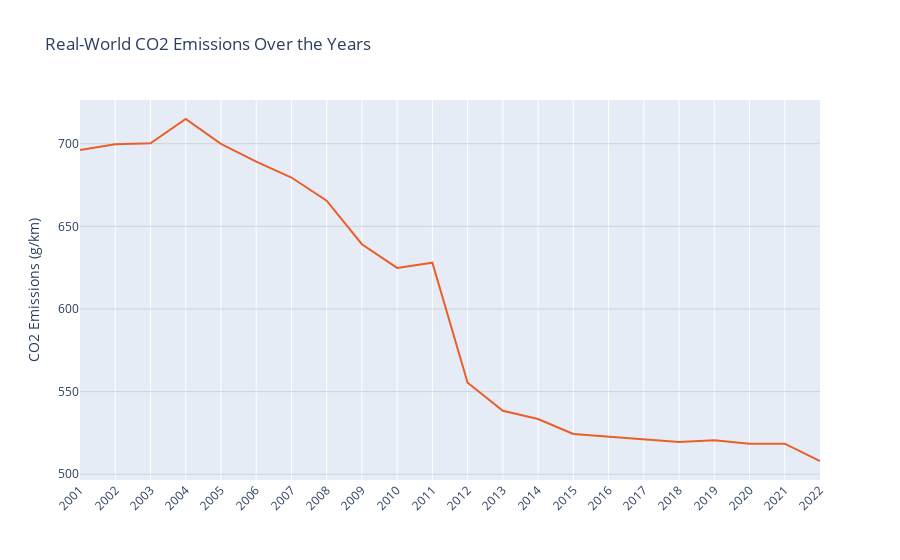

Notebook code for this chart:
### Markdown cell above
#### Plotting CO2 in g/KM

### Code cell
# Calculate the combined Real-World CO2 Emissions for all manufacturers
combined_co2 = df_filtered.groupby('Model Year')['Real-World CO2 (g/mi)'].mean().reset_index()

# Convert Real-World CO2 values from miles to km
conversion_factor = 0.621371  # Conversion factor from miles to km
combined_co2['Real-World CO2 (g/km)'] = combined_co2['Real-World CO2 (g/mi)'] / conversion_factor

# Create a line plot using Plotly Express
fig = px.line(combined_co2, 
              x='Model Year', 
              y='Real-World CO2 (g/km)',
              title='Real-World CO2 Emissions Over the Years',
              labels={'Model Year': '', 'Real-World CO2 (g/km)': 'CO2 Emissions (g/km)'})

# Customize x-axis tick labels
fig.update_xaxes(tickmode='linear', 
                 tick0=min(combined_co2['Model Year']),
                 dtick=1, 
                 range=[min(combined_co2['Model Year']), 
                        max(combined_co2['Model Year'])],
                 categoryorder='total descending')  # Order categories in descending order

# Rotate x-axis labels
fig.update_xaxes(tickangle=-45)

# Customize y-axis with gridlines and ticks
fig.update_yaxes(gridcolor='lightgrey', 
                 showgrid=True, 
                 showticklabels=True)

# Customize line appearance
fig.update_traces(line=dict(color='#eb5e28', width=2))

# Show the plot
fig.show()
fig.write_html('../data/html/combined_co2_emission_years_km.html')

### Figure 1 — Plotly figure (JSON) as saved in the notebook; plotly's stock layout.template omitted (floating-point values rounded to 4 significant figures)
{"data": [{"hovertemplate": "=%{x}<br>CO2 Emissions (g/km)=%{y}<extra></extra>", "legendgroup": "", "line": {"color": "#eb5e28", "dash": "solid", "width": 2}, "marker": {"symbol": "circle"}, "mode": "lines", "name": "", "orientation": "v", "showlegend": false, "type": "scatter", "x": [2001, 2002, 2003, 2004, 2005, 2006, 2007, 2008, 2009, 2010, 2011, 2012, 2013, 2014, 2015, 2016, 2017, 2018, 2019, 2020, 2021, 2022], "xaxis": "x", "y": [696.2, 699.7, 700.3, 715.0, 699.9, 689.2, 679.5, 665.5, 639.2, 624.8, 628.0, 555.4, 538.4, 533.4, 524.4, 522.7, 521.0, 519.5, 520.6, 518.5, 518.5, 508.0], "yaxis": "y"}], "layout": {"autosize": true, "legend": {"tracegroupgap": 0}, "title": {"text": "Real-World CO2 Emissions Over the Years"}, "xaxis": {"anchor": "y", "categoryorder": "total descending", "domain": [0, 1], "dtick": 1, "range": [2001, 2022], "tick0": 2001, "tickangle": -45, "tickmode": "linear", "title": {"text": ""}, "type": "linear"}, "yaxis": {"anchor": "x", "autorange": true, "domain": [0, 1], "gridcolor": "lightgrey", "range": [496.5, 726.4], "showgrid": true, "showticklabels": true, "title": {"text": "CO2 Emissions (g/km)"}, "type": "linear"}}}
